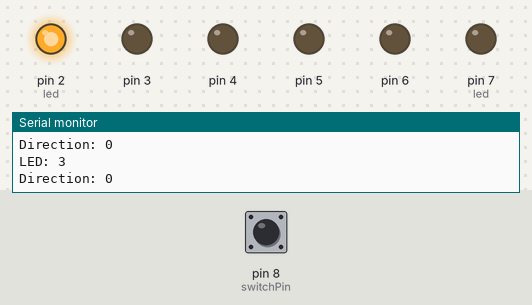
Bench run of a sketch on a simulated Arduino Uno, built with avr-gcc and run on an emulated ATmega328P. Parts: output pins drawn as LEDs (lit = HIGH), the last lines printed to the serial monitor. Inputs (shaded band) come from the test bench; at power-on: pin 8 (switchPin) LOW.

Above: at 1.2 s.
1.3 s: pin 8 (switchPin) pulled LOW for 0.15 s
At 2.2 s:
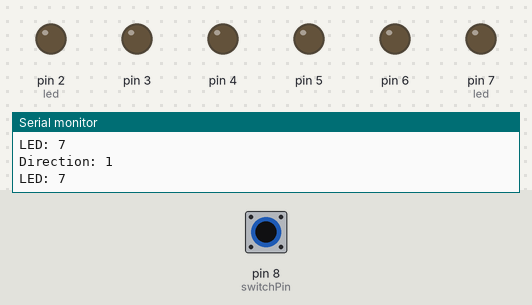
4.4 s: pin 8 (switchPin) pulled HIGH for 1 s
At 8.2 s:
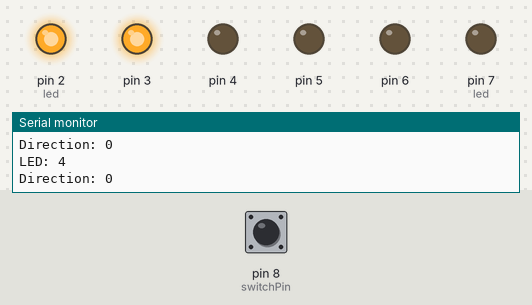
8.4 s: pin 8 (switchPin) pulled HIGH for 0.15 s
At 8.8 s:
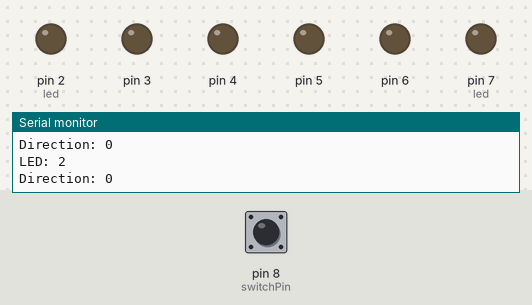
11.5 s: pin 8 (switchPin) pulled HIGH for 3.2 s
At 13.3 s:
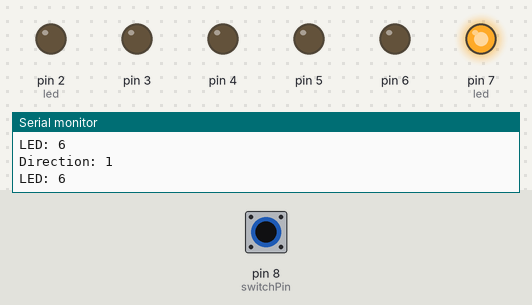
17.7 s: pin 8 (switchPin) driven HIGH
At 24.7 s:
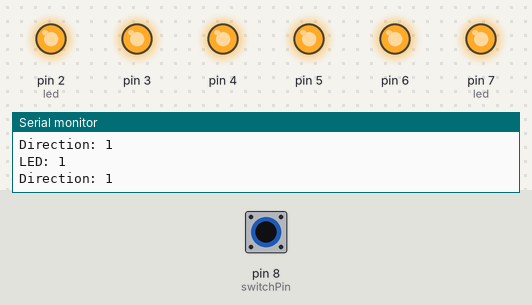
Timing chart, 0 to 26.2 s (numbered marks = the images above; inputs shaded):
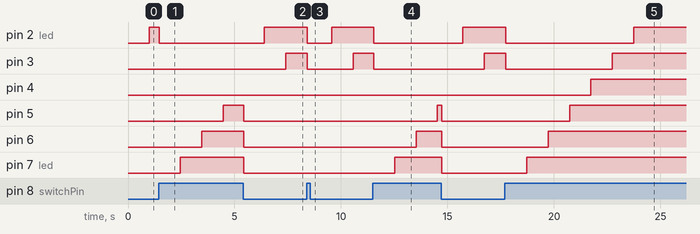

Measured:
- after the input at 1.3 s, pin 2 (led): HIGH → LOW after 0.17 s; pin 3: stays LOW (without the input it goes to HIGH after 0.71 s); pin 4: stays LOW (without the input it goes to HIGH after 1.7 s); pin 5: stays LOW (without the input it goes to HIGH after 2.7 s); pin 6: LOW → HIGH after 2.2 s
- after the input at 4.4 s, pin 2 (led): LOW → HIGH after 2.0 s instead of 3.1 s; pin 3: LOW → HIGH after 3.0 s instead of 2.1 s; pin 4: stays LOW (without the input it goes to HIGH after 1.1 s); pin 6, pin 7 (led): HIGH → LOW after 1.0 s
- after the input at 8.4 s, pin 2 (led): HIGH → LOW at once, → HIGH 1.1 s later; pin 3: HIGH → LOW at once, → HIGH 2.2 s later; pin 4: stays LOW (without the input it goes to HIGH after 0.02 s); pin 5: stays LOW (without the input it goes to HIGH after 1.0 s); pin 6: stays LOW (without the input it goes to HIGH after 2.0 s)
- after the input at 11.5 s, pin 2 (led): HIGH → LOW at once, → HIGH 4.2 s later; pin 3: HIGH → LOW at once, → HIGH 5.2 s later; pin 4: stays LOW (without the input it goes to HIGH after 0.08 s); pin 5: LOW → HIGH after 3.0 s instead of 1.1 s; pin 6: LOW → HIGH after 2.0 s instead of 2.1 s
- after the input at 17.7 s, pin 2 (led): HIGH → LOW at once, → HIGH 6.0 s later; pin 3: HIGH → LOW at once, → HIGH 5.0 s later; pin 4: LOW → HIGH after 4.0 s instead of 0.03 s; pin 5: LOW → HIGH after 3.0 s instead of 1.0 s; pin 7 (led): LOW → HIGH after 1.0 s instead of 3.1 s

The sketch:

Tilt.ino
```cpp
const int switchPin = 8;
unsigned long previousTime = 0;
int switchState = 0;
int preSwitchState = 0;
int led = 2;
long interval = 1000; //시간 설정을 위한 간격 (여기서는 1초)

void setup()
{
	for(int x = 2; x < 8; x++) {
		pinMode(x,OUTPUT);
	}
	pinMode(switchPin, INPUT);
	Serial.begin(9600);
}

void loop()
{
	unsigned long currentTime = millis();
	if(currentTime - previousTime > interval){
		previousTime = currentTime;
		digitalWrite(led,HIGH);
		if(switchState == 1){
			if(led >1){
				led--;
			}
		}
		else {
			if(led <8){
				led++;
			}
		}
	}
  Serial.print("LED: ");
  Serial.println(led);
  switchState = digitalRead(switchPin);
  Serial.print("Direction: ");
  Serial.println(switchState);

	if(switchState != preSwitchState){
		for(int x = 2; x < 8; x++) {
			digitalWrite(x, LOW);
		}
		if(switchState == 1){
			led = 7;
		}
		else {
			led = 2;
		}
			previousTime = currentTime;
	}
	preSwitchState = switchState;
}
```
